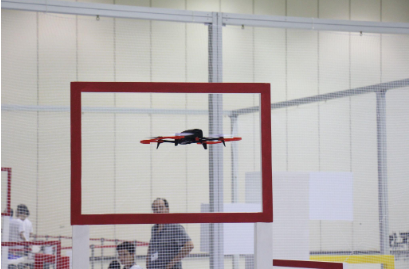
#> input picture Gate_Image.png, 409 x 269 px
$ python Find_Gate_Contour.py
#> lines starting #> are read from the running program, lines starting #| are printed output that depends on the picture; after the words box and inside, x2 and y2 are one past the last pixel; in counts of white or black regions, pixels touching at a corner belong together

#import libraries
import cv2
import numpy as np

#import image
img_original = cv2.imread("Gate_Image.png")
#> img_original is the input picture: shape (269, 409, 3); mean B, G, R 177.5, 177.2, 182.7

#filter the image with founded gate color range
img_target = cv2.inRange(img_original, (29, 14, 99),
                                       (53, 42, 127))
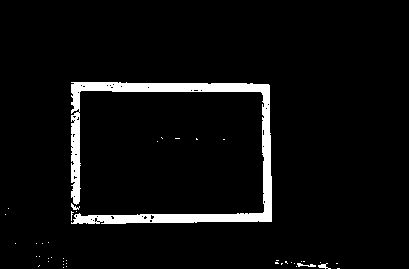
#> img_target: shape (269, 409); 5% white; 42 white regions (38 under 20 px), largest, box (x1, y1, x2, y2) and area: (71, 82, 272, 224) 5320, (297, 263, 316, 267) 40, (318, 263, 331, 269) 36, (71, 203, 80, 210) 28

#use morphology for delete noises
kernel = np.ones((5,5),np.uint8)
img_target = cv2.morphologyEx(img_target,cv2.MORPH_OPEN,kernel,iterations=1)
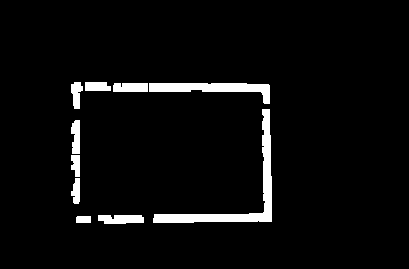
#> img_target: shape (269, 409); 4.4% white; 10 white regions, largest, box (x1, y1, x2, y2) and area: (153, 109, 272, 223) 1860, (149, 83, 270, 104) 1127, (98, 215, 144, 224) 364
img_target = cv2.morphologyEx(img_target,cv2.MORPH_CLOSE,kernel,iterations=4)
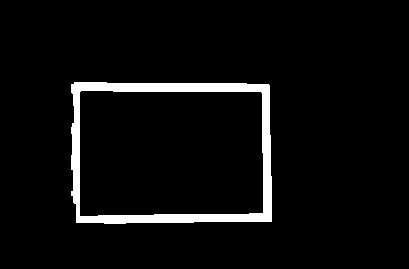
#> img_target: shape (269, 409); 4.8% white; 1 white region, box (x1, y1, x2, y2) and area: (71, 82, 272, 224) 5316

#find edges to find the contours better
img_target = cv2.Canny(img_target,100,200)
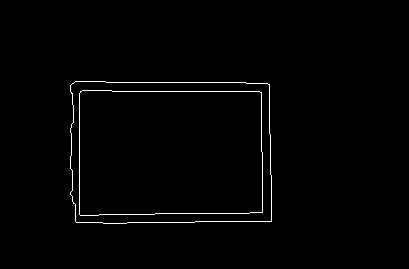
#> img_target: shape (269, 409); 1.2% white in thin lines or dots, all inside (x1, y1, x2, y2) = (70, 81, 272, 224)

#find contours
contours, hierarchy = cv2.findContours(image=img_target,mode=cv2.RETR_LIST,
                                       method=cv2.CHAIN_APPROX_SIMPLE)
#> contours = 4 contours; box (x1, y1, x2, y2) and area: (70, 81, 272, 224) 27680, (70, 81, 272, 224) 27678, (79, 90, 263, 216) 22374, (79, 90, 263, 216) 22373

#sort contours with area
contours = sorted(contours, key=cv2.contourArea)

#draw biggest contour on a copy from original image
img_copy = img_original.copy()
#> (the run stopped early here; a loop or call above may not have finished)
